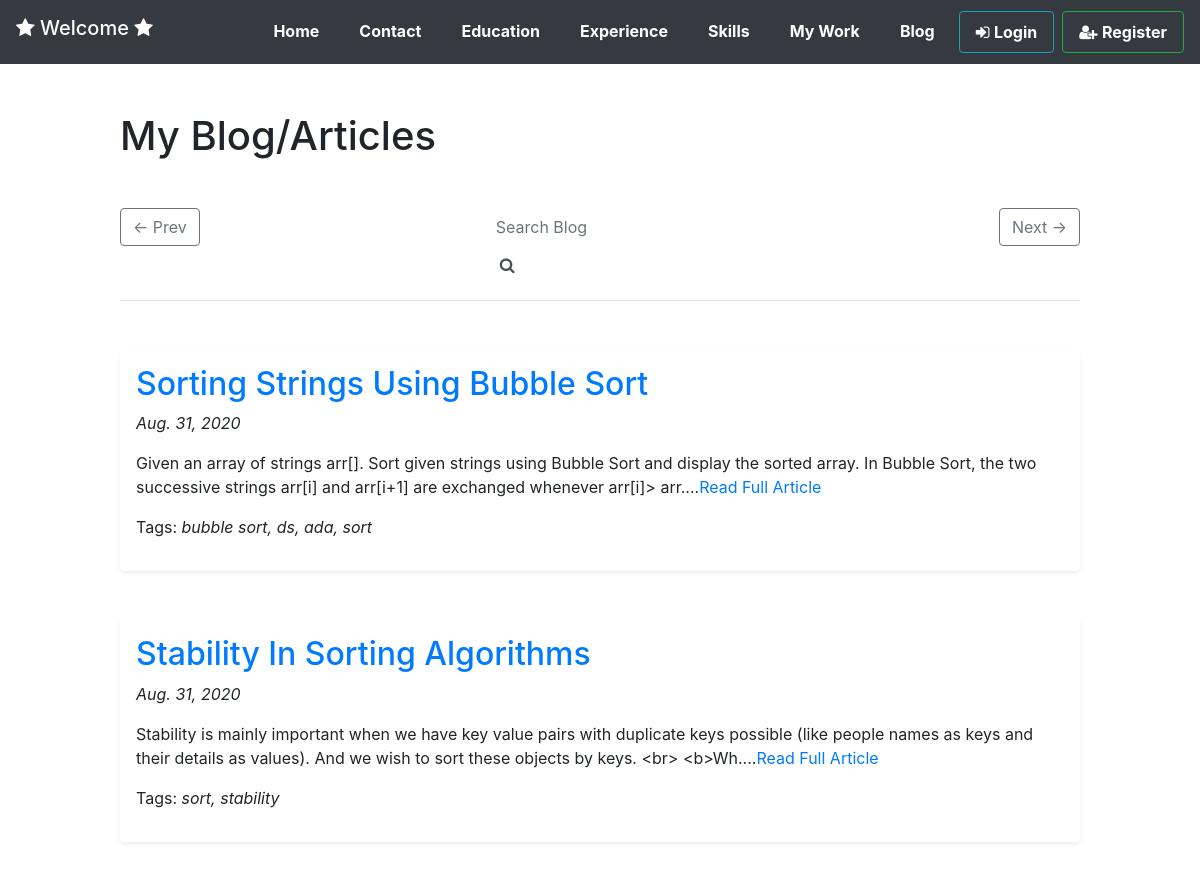
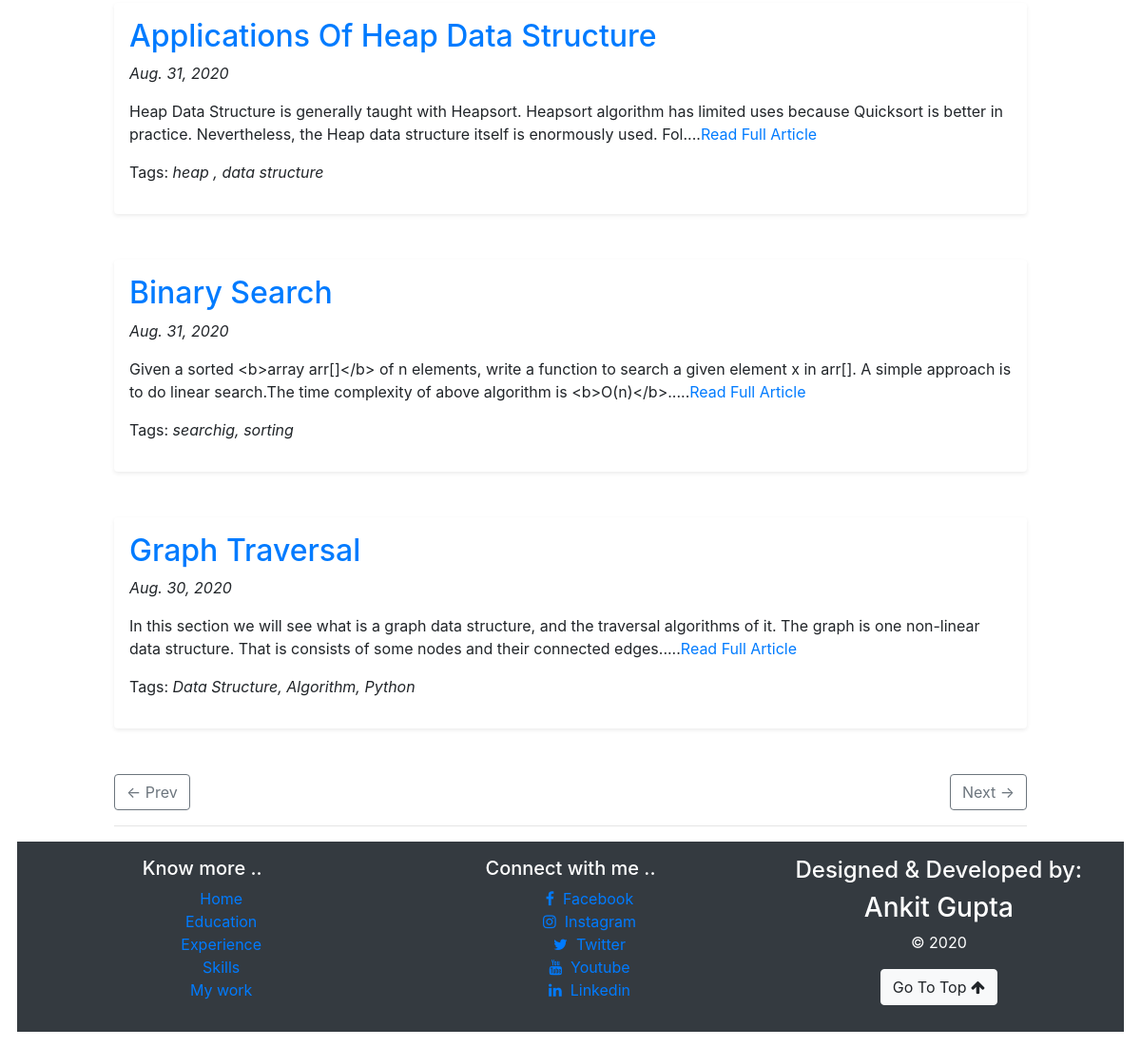
Page /blog/next/3/8/ on the committed database (2 pictures, top to bottom).
### blog/models.py (models this page shows, shortened)
class Article(models.Model):
    title = models.CharField(max_length=200)
    description = models.TextField()
    tags = models.CharField(max_length=100,null=True)
    author = models.CharField(max_length=50)
    pub_date = models.DateField(auto_now_add=True)
    def short_desc(self):
        return self.description[:200]+'....'

### blog/views.py (the view)
# urls.py: path('',views.bloghome, name='bloghome'),
def bloghome(request,cmd=None,fa=None,la=None):
    articles = Article.objects.all()
    articles = sorted(articles,key = lambda x:x.pub_date,reverse=True)
    if request.method=='POST':
        searchkey = request.POST.get('searchblog').lower()
        searchedArtl = []
        ct = 0
        for artl in articles:
            if searchkey in artl.title.lower() or searchkey in artl.tags.lower():
                searchedArtl.append(artl)
                ct+=1
            if ct>50:
                break
        context = {
            'articles':searchedArtl,
            'btn_display':False,
        }
        return render(request,'blog/index.html',context)
    else:
        if cmd=='prev':
            if fa <= 0 or fa-5 <=0:
                fa=0
                la=4
            elif fa-5>=0:
                fa = fa -5
                la = la -5
        elif cmd == 'next':
            if (la >= len(articles)-1) or (la + 5 > len(articles)):
                fa = len(articles)-5
                la = len(articles)-1
            else:
                fa = la+1
                la = la+5
        else:
            fa = 0
            la = 4
        articles = articles[fa:la+1]
        context = {
            'articles':articles,
            'first_article': articles[0].id-1,
            'last_article': articles[len(articles)-1].id-1,
            'btn_display':True,
        }
    return render(request,'blog/index.html',context)

### templates/blog/index.html (shortened to what this page needs)
{% extends 'blog/base.html' %}
{% block content %}
<div id='main' style="width: 80%; margin:auto;">
    <h1 class='fadein mb-5 mt-5'>My Blog/Articles</h1>
    {% if btn_display %}
    <div class="row">
        <div class="col col-lg-3 col-md-4 col-sm-3">
        <a href="{% url 'bloghome' cmd='prev' fa=first_article la=last_article %}" class="btn btn-outline-secondary" >&larr; Prev</a>
        </div>
        <div class="col col-lg-6 col-md-4 col-sm-6">
        <form class="form-inline w-50 m-auto" method="POST" action="{%url 'bloghome' %}">
            <input class="form-control border-0" type="text" name="searchblog" placeholder="Search Blog"/>
            <button class="form-control border-0 ml-1" type='submit' value="Search" ><i class="fa fa-search"></i></button>
        </form>
        </div>
        <div class="col col-lg-3 col-md-4 col-sm-3">
        <a href="{% url 'bloghome' cmd='next' fa=first_article la=last_article %}" class="btn btn-outline-secondary float-right">Next &rarr;</a>
        </div>
    </div>
    <hr>
    {% endif%}
    {% for article in articles %}
    <div class="container mt-5 shadow-sm p-3 mb-5 bg-white rounded">
        <h2><a href="{% url 'article' pk=article.id %}" id='art_title'>{{article.title}}</a></h2>
        <p><i>{{article.pub_date}}</i></p>
        <p>{{article.short_desc}}<a href="{% url 'article' pk=article.id %}">Read Full Article</a></p>
        <p>Tags: <i>{{article.tags}}</i></p>
    </div>
    {% endfor %}
    {% if btn_display %}
    <div>
        <a href="{% url 'bloghome' cmd='prev' fa=first_article la=last_article %}" class="btn btn-outline-secondary" >&larr; Prev</a>
        <a href="{% url 'bloghome' cmd='next' fa=first_article la=last_article %}" class="btn btn-outline-secondary float-right">Next &rarr;</a>
    </div>
    <hr>
    {% endif %}
</div>
{% endblock %}

### static/css/index_style.css (style rules this page uses)
#main { width: 98%; margin: auto; }
#art_title { text-transform: capitalize; }

### rows in the picture
Article: title "Sorting Strings Using Bubble Sort", pub_date "Aug. 31, 2020", short_desc "Given an array of strings arr[]. Sort given strings using Bubble Sort and display the sorted array. In Bubble Sort, the two successive strings arr[i] and arr[i+1] are exchanged whenever arr[i]> arr....", tags "bubble sort, ds, ada, sort"
Article: title "Stability In Sorting Algorithms", pub_date "Aug. 31, 2020", short_desc "Stability is mainly important when we have key value pairs with duplicate keys possible (like people names as keys and their details as values). And we wish to sort these objects by keys. <br> <b>Wh....", tags "sort, stability"
Article: title "Applications Of Heap Data Structure", pub_date "Aug. 31, 2020", short_desc "Heap Data Structure is generally taught with Heapsort. Heapsort algorithm has limited uses because Quicksort is better in practice. Nevertheless, the Heap data structure itself is enormously used. Fol....", tags "heap , data structure"
Article: title "Binary Search", pub_date "Aug. 31, 2020", short_desc "Given a sorted <b>array arr[]</b> of n elements, write a function to search a given element x in arr[]. A simple approach is to do linear search.The time complexity of above algorithm is <b>O(n)</b>.....", tags "searchig, sorting"
Article: title "Graph Traversal", pub_date "Aug. 30, 2020", short_desc "In this section we will see what is a graph data structure, and the traversal algorithms of it. The graph is one non-linear data structure. That is consists of some nodes and their connected edges.....", tags "Data Structure, Algorithm, Python"
